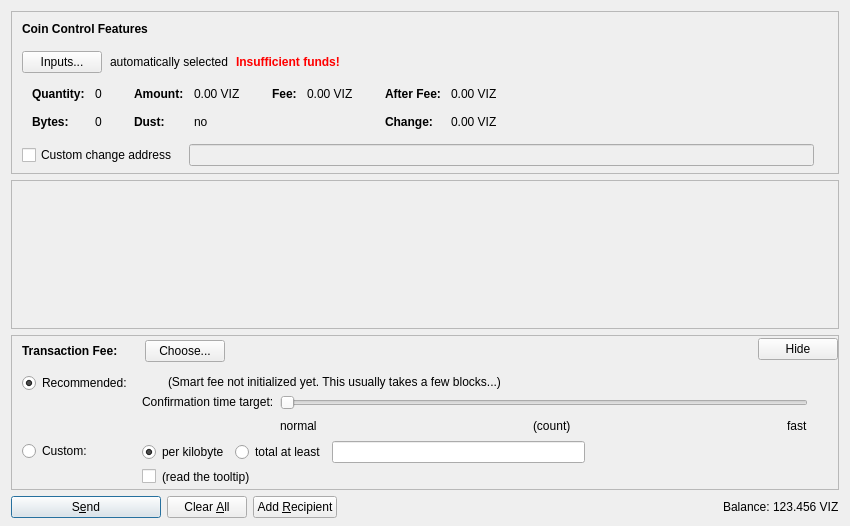
<?xml version="1.0" encoding="UTF-8"?>
<ui version="4.0">
 <class>SendCoinsDialog</class>
 <widget class="QDialog" name="SendCoinsDialog">
  <property name="geometry">
   <rect>
    <x>0</x>
    <y>0</y>
    <width>850</width>
    <height>526</height>
   </rect>
  </property>
  <property name="windowTitle">
   <string>Send Coins</string>
  </property>
  <layout class="QVBoxLayout" name="verticalLayout" stretch="0,1,0,0">
   <property name="bottomMargin">
    <number>8</number>
   </property>
   <item>
    <widget class="QFrame" name="frameCoinControl">
     <property name="sizePolicy">
      <sizepolicy hsizetype="Expanding" vsizetype="Expanding">
       <horstretch>0</horstretch>
       <verstretch>0</verstretch>
      </sizepolicy>
     </property>
     <property name="maximumSize">
      <size>
       <width>16777215</width>
       <height>16777215</height>
      </size>
     </property>
     <property name="frameShape">
      <enum>QFrame::StyledPanel</enum>
     </property>
     <property name="frameShadow">
      <enum>QFrame::Sunken</enum>
     </property>
     <layout class="QVBoxLayout" name="verticalLayoutCoinControl2">
      <property name="spacing">
       <number>0</number>
      </property>
      <property name="leftMargin">
       <number>0</number>
      </property>
      <property name="topMargin">
       <number>0</number>
      </property>
      <property name="rightMargin">
       <number>0</number>
      </property>
      <property name="bottomMargin">
       <number>6</number>
      </property>
      <item>
       <layout class="QVBoxLayout" name="verticalLayoutCoinControl" stretch="0,0,0,0,1">
        <property name="spacing">
         <number>0</number>
        </property>
        <property name="leftMargin">
         <number>10</number>
        </property>
        <property name="topMargin">
         <number>10</number>
        </property>
        <item>
         <layout class="QHBoxLayout" name="horizontalLayoutCoinControl1">
          <property name="bottomMargin">
           <number>15</number>
          </property>
          <item>
           <widget class="QLabel" name="labelCoinControlFeatures">
            <property name="sizePolicy">
             <sizepolicy hsizetype="Preferred" vsizetype="Maximum">
              <horstretch>0</horstretch>
              <verstretch>0</verstretch>
             </sizepolicy>
            </property>
            <property name="font">
             <font>
              <weight>75</weight>
              <bold>true</bold>
             </font>
            </property>
            <property name="styleSheet">
             <string notr="true">font-weight:bold;</string>
            </property>
            <property name="text">
             <string>Coin Control Features</string>
            </property>
           </widget>
          </item>
         </layout>
        </item>
        <item>
         <layout class="QHBoxLayout" name="horizontalLayoutCoinControl2" stretch="0,0,0,0">
          <property name="spacing">
           <number>8</number>
          </property>
          <property name="bottomMargin">
           <number>10</number>
          </property>
          <item>
           <widget class="QPushButton" name="pushButtonCoinControl">
            <property name="styleSheet">
             <string notr="true"/>
            </property>
            <property name="text">
             <string>Inputs...</string>
            </property>
            <property name="autoDefault">
             <bool>false</bool>
            </property>
           </widget>
          </item>
          <item>
           <widget class="QLabel" name="labelCoinControlAutomaticallySelected">
            <property name="text">
             <string>automatically selected</string>
            </property>
            <property name="margin">
             <number>5</number>
            </property>
           </widget>
          </item>
          <item>
           <widget class="QLabel" name="labelCoinControlInsuffFunds">
            <property name="font">
             <font>
              <weight>75</weight>
              <bold>true</bold>
             </font>
            </property>
            <property name="styleSheet">
             <string notr="true">color:red;font-weight:bold;</string>
            </property>
            <property name="text">
             <string>Insufficient funds!</string>
            </property>
            <property name="margin">
             <number>5</number>
            </property>
           </widget>
          </item>
          <item>
           <spacer name="horizontalSpacerCoinControl">
            <property name="orientation">
             <enum>Qt::Horizontal</enum>
            </property>
            <property name="sizeHint" stdset="0">
             <size>
              <width>40</width>
              <height>1</height>
             </size>
            </property>
           </spacer>
          </item>
         </layout>
        </item>
        <item>
         <widget class="QWidget" name="widgetCoinControl" native="true">
          <property name="sizePolicy">
           <sizepolicy hsizetype="Preferred" vsizetype="Preferred">
            <horstretch>0</horstretch>
            <verstretch>0</verstretch>
           </sizepolicy>
          </property>
          <property name="minimumSize">
           <size>
            <width>0</width>
            <height>0</height>
           </size>
          </property>
          <property name="styleSheet">
           <string notr="true"/>
          </property>
          <layout class="QHBoxLayout" name="horizontalLayoutCoinControl5">
           <property name="leftMargin">
            <number>0</number>
           </property>
           <property name="topMargin">
            <number>0</number>
           </property>
           <property name="rightMargin">
            <number>0</number>
           </property>
           <property name="bottomMargin">
            <number>0</number>
           </property>
           <item>
            <layout class="QHBoxLayout" name="horizontalLayoutCoinControl3" stretch="0,0,0,1">
             <property name="spacing">
              <number>20</number>
             </property>
             <property name="topMargin">
              <number>0</number>
             </property>
             <property name="bottomMargin">
              <number>10</number>
             </property>
             <item>
              <layout class="QFormLayout" name="formLayoutCoinControl1">
               <property name="horizontalSpacing">
                <number>10</number>
               </property>
               <property name="verticalSpacing">
                <number>14</number>
               </property>
               <property name="leftMargin">
                <number>10</number>
               </property>
               <property name="topMargin">
                <number>4</number>
               </property>
               <property name="rightMargin">
                <number>6</number>
               </property>
               <item row="0" column="0">
                <widget class="QLabel" name="labelCoinControlQuantityText">
                 <property name="font">
                  <font>
                   <weight>75</weight>
                   <bold>true</bold>
                  </font>
                 </property>
                 <property name="text">
                  <string>Quantity:</string>
                 </property>
                 <property name="margin">
                  <number>0</number>
                 </property>
                </widget>
               </item>
               <item row="0" column="1">
                <widget class="QLabel" name="labelCoinControlQuantity">
                 <property name="cursor">
                  <cursorShape>IBeamCursor</cursorShape>
                 </property>
                 <property name="contextMenuPolicy">
                  <enum>Qt::ActionsContextMenu</enum>
                 </property>
                 <property name="text">
                  <string notr="true">0</string>
                 </property>
                 <property name="margin">
                  <number>0</number>
                 </property>
                 <property name="textInteractionFlags">
                  <set>Qt::LinksAccessibleByMouse|Qt::TextSelectableByKeyboard|Qt::TextSelectableByMouse</set>
                 </property>
                </widget>
               </item>
               <item row="1" column="0">
                <widget class="QLabel" name="labelCoinControlBytesText">
                 <property name="font">
                  <font>
                   <weight>75</weight>
                   <bold>true</bold>
                  </font>
                 </property>
                 <property name="text">
                  <string>Bytes:</string>
                 </property>
                </widget>
               </item>
               <item row="1" column="1">
                <widget class="QLabel" name="labelCoinControlBytes">
                 <property name="cursor">
                  <cursorShape>IBeamCursor</cursorShape>
                 </property>
                 <property name="contextMenuPolicy">
                  <enum>Qt::ActionsContextMenu</enum>
                 </property>
                 <property name="text">
                  <string notr="true">0</string>
                 </property>
                 <property name="textInteractionFlags">
                  <set>Qt::LinksAccessibleByMouse|Qt::TextSelectableByKeyboard|Qt::TextSelectableByMouse</set>
                 </property>
                </widget>
               </item>
              </layout>
             </item>
             <item>
              <layout class="QFormLayout" name="formLayoutCoinControl2">
               <property name="horizontalSpacing">
                <number>10</number>
               </property>
               <property name="verticalSpacing">
                <number>14</number>
               </property>
               <property name="leftMargin">
                <number>6</number>
               </property>
               <property name="topMargin">
                <number>4</number>
               </property>
               <property name="rightMargin">
                <number>6</number>
               </property>
               <item row="0" column="0">
                <widget class="QLabel" name="labelCoinControlAmountText">
                 <property name="font">
                  <font>
                   <weight>75</weight>
                   <bold>true</bold>
                  </font>
                 </property>
                 <property name="text">
                  <string>Amount:</string>
                 </property>
                 <property name="margin">
                  <number>0</number>
                 </property>
                </widget>
               </item>
               <item row="0" column="1">
                <widget class="QLabel" name="labelCoinControlAmount">
                 <property name="cursor">
                  <cursorShape>IBeamCursor</cursorShape>
                 </property>
                 <property name="contextMenuPolicy">
                  <enum>Qt::ActionsContextMenu</enum>
                 </property>
                 <property name="text">
                  <string notr="true">0.00 VIZ</string>
                 </property>
                 <property name="textInteractionFlags">
                  <set>Qt::LinksAccessibleByMouse|Qt::TextSelectableByKeyboard|Qt::TextSelectableByMouse</set>
                 </property>
                </widget>
               </item>
               <item row="1" column="0">
                <widget class="QLabel" name="labelCoinControlLowOutputText">
                 <property name="font">
                  <font>
                   <weight>75</weight>
                   <bold>true</bold>
                  </font>
                 </property>
                 <property name="text">
                  <string>Dust:</string>
                 </property>
                </widget>
               </item>
               <item row="1" column="1">
                <widget class="QLabel" name="labelCoinControlLowOutput">
                 <property name="cursor">
                  <cursorShape>IBeamCursor</cursorShape>
                 </property>
                 <property name="contextMenuPolicy">
                  <enum>Qt::ActionsContextMenu</enum>
                 </property>
                 <property name="text">
                  <string notr="true">no</string>
                 </property>
                 <property name="textInteractionFlags">
                  <set>Qt::LinksAccessibleByMouse|Qt::TextSelectableByKeyboard|Qt::TextSelectableByMouse</set>
                 </property>
                </widget>
               </item>
              </layout>
             </item>
             <item>
              <layout class="QFormLayout" name="formLayoutCoinControl3">
               <property name="horizontalSpacing">
                <number>10</number>
               </property>
               <property name="verticalSpacing">
                <number>14</number>
               </property>
               <property name="leftMargin">
                <number>6</number>
               </property>
               <property name="topMargin">
                <number>4</number>
               </property>
               <property name="rightMargin">
                <number>6</number>
               </property>
               <item row="0" column="0">
                <widget class="QLabel" name="labelCoinControlFeeText">
                 <property name="font">
                  <font>
                   <weight>75</weight>
                   <bold>true</bold>
                  </font>
                 </property>
                 <property name="text">
                  <string>Fee:</string>
                 </property>
                 <property name="margin">
                  <number>0</number>
                 </property>
                </widget>
               </item>
               <item row="0" column="1">
                <widget class="QLabel" name="labelCoinControlFee">
                 <property name="cursor">
                  <cursorShape>IBeamCursor</cursorShape>
                 </property>
                 <property name="contextMenuPolicy">
                  <enum>Qt::ActionsContextMenu</enum>
                 </property>
                 <property name="text">
                  <string notr="true">0.00 VIZ</string>
                 </property>
                 <property name="textInteractionFlags">
                  <set>Qt::LinksAccessibleByMouse|Qt::TextSelectableByKeyboard|Qt::TextSelectableByMouse</set>
                 </property>
                </widget>
               </item>
              </layout>
             </item>
             <item>
              <layout class="QFormLayout" name="formLayoutCoinControl4">
               <property name="horizontalSpacing">
                <number>10</number>
               </property>
               <property name="verticalSpacing">
                <number>14</number>
               </property>
               <property name="leftMargin">
                <number>6</number>
               </property>
               <property name="topMargin">
                <number>4</number>
               </property>
               <property name="rightMargin">
                <number>6</number>
               </property>
               <item row="0" column="0">
                <widget class="QLabel" name="labelCoinControlAfterFeeText">
                 <property name="font">
                  <font>
                   <weight>75</weight>
                   <bold>true</bold>
                  </font>
                 </property>
                 <property name="text">
                  <string>After Fee:</string>
                 </property>
                 <property name="margin">
                  <number>0</number>
                 </property>
                </widget>
               </item>
               <item row="0" column="1">
                <widget class="QLabel" name="labelCoinControlAfterFee">
                 <property name="cursor">
                  <cursorShape>IBeamCursor</cursorShape>
                 </property>
                 <property name="contextMenuPolicy">
                  <enum>Qt::ActionsContextMenu</enum>
                 </property>
                 <property name="text">
                  <string notr="true">0.00 VIZ</string>
                 </property>
                 <property name="textInteractionFlags">
                  <set>Qt::LinksAccessibleByMouse|Qt::TextSelectableByKeyboard|Qt::TextSelectableByMouse</set>
                 </property>
                </widget>
               </item>
               <item row="1" column="0">
                <widget class="QLabel" name="labelCoinControlChangeText">
                 <property name="font">
                  <font>
                   <weight>75</weight>
                   <bold>true</bold>
                  </font>
                 </property>
                 <property name="text">
                  <string>Change:</string>
                 </property>
                </widget>
               </item>
               <item row="1" column="1">
                <widget class="QLabel" name="labelCoinControlChange">
                 <property name="cursor">
                  <cursorShape>IBeamCursor</cursorShape>
                 </property>
                 <property name="contextMenuPolicy">
                  <enum>Qt::ActionsContextMenu</enum>
                 </property>
                 <property name="text">
                  <string notr="true">0.00 VIZ</string>
                 </property>
                 <property name="textInteractionFlags">
                  <set>Qt::LinksAccessibleByMouse|Qt::TextSelectableByKeyboard|Qt::TextSelectableByMouse</set>
                 </property>
                </widget>
               </item>
              </layout>
             </item>
            </layout>
           </item>
          </layout>
         </widget>
        </item>
        <item>
         <layout class="QHBoxLayout" name="horizontalLayoutCoinControl4" stretch="0,0,0">
          <property name="spacing">
           <number>12</number>
          </property>
          <property name="sizeConstraint">
           <enum>QLayout::SetDefaultConstraint</enum>
          </property>
          <property name="topMargin">
           <number>5</number>
          </property>
          <property name="rightMargin">
           <number>5</number>
          </property>
          <item>
           <widget class="QCheckBox" name="checkBoxCoinControlChange">
            <property name="toolTip">
             <string>If this is activated, but the change address is empty or invalid, change will be sent to a newly generated address.</string>
            </property>
            <property name="text">
             <string>Custom change address</string>
            </property>
           </widget>
          </item>
          <item>
           <widget class="QValidatedLineEdit" name="lineEditCoinControlChange">
            <property name="enabled">
             <bool>false</bool>
            </property>
            <property name="sizePolicy">
             <sizepolicy hsizetype="Expanding" vsizetype="Fixed">
              <horstretch>0</horstretch>
              <verstretch>0</verstretch>
             </sizepolicy>
            </property>
           </widget>
          </item>
          <item>
           <widget class="QLabel" name="labelCoinControlChangeLabel">
            <property name="sizePolicy">
             <sizepolicy hsizetype="Preferred" vsizetype="Expanding">
              <horstretch>0</horstretch>
              <verstretch>0</verstretch>
             </sizepolicy>
            </property>
            <property name="minimumSize">
             <size>
              <width>0</width>
              <height>0</height>
             </size>
            </property>
            <property name="text">
             <string/>
            </property>
            <property name="margin">
             <number>3</number>
            </property>
           </widget>
          </item>
         </layout>
        </item>
        <item>
         <spacer name="verticalSpacerCoinControl">
          <property name="orientation">
           <enum>Qt::Vertical</enum>
          </property>
          <property name="sizeHint" stdset="0">
           <size>
            <width>800</width>
            <height>1</height>
           </size>
          </property>
         </spacer>
        </item>
       </layout>
      </item>
     </layout>
    </widget>
   </item>
   <item>
    <widget class="QScrollArea" name="scrollArea">
     <property name="widgetResizable">
      <bool>true</bool>
     </property>
     <widget class="QWidget" name="scrollAreaWidgetContents">
      <property name="geometry">
       <rect>
        <x>0</x>
        <y>0</y>
        <width>830</width>
        <height>104</height>
       </rect>
      </property>
      <layout class="QVBoxLayout" name="verticalLayout_2" stretch="0,1">
       <property name="leftMargin">
        <number>0</number>
       </property>
       <property name="topMargin">
        <number>0</number>
       </property>
       <property name="rightMargin">
        <number>0</number>
       </property>
       <property name="bottomMargin">
        <number>0</number>
       </property>
       <item>
        <layout class="QVBoxLayout" name="entries">
         <property name="spacing">
          <number>6</number>
         </property>
        </layout>
       </item>
       <item>
        <spacer name="verticalSpacer">
         <property name="orientation">
          <enum>Qt::Vertical</enum>
         </property>
         <property name="sizeHint" stdset="0">
          <size>
           <width>20</width>
           <height>40</height>
          </size>
         </property>
        </spacer>
       </item>
      </layout>
     </widget>
    </widget>
   </item>
   <item>
    <widget class="QFrame" name="frameFee">
     <property name="sizePolicy">
      <sizepolicy hsizetype="Expanding" vsizetype="Expanding">
       <horstretch>0</horstretch>
       <verstretch>0</verstretch>
      </sizepolicy>
     </property>
     <property name="maximumSize">
      <size>
       <width>16777215</width>
       <height>16777215</height>
      </size>
     </property>
     <property name="frameShape">
      <enum>QFrame::StyledPanel</enum>
     </property>
     <property name="frameShadow">
      <enum>QFrame::Sunken</enum>
     </property>
     <layout class="QVBoxLayout" name="verticalLayoutFee1">
      <property name="spacing">
       <number>0</number>
      </property>
      <property name="leftMargin">
       <number>0</number>
      </property>
      <property name="topMargin">
       <number>0</number>
      </property>
      <property name="rightMargin">
       <number>0</number>
      </property>
      <property name="bottomMargin">
       <number>0</number>
      </property>
      <item>
       <layout class="QVBoxLayout" name="verticalLayoutFee2" stretch="0,0,0">
        <property name="spacing">
         <number>0</number>
        </property>
        <property name="leftMargin">
         <number>10</number>
        </property>
        <property name="topMargin">
         <number>0</number>
        </property>
        <item>
         <layout class="QHBoxLayout" name="horizontalLayoutFee1">
          <property name="bottomMargin">
           <number>0</number>
          </property>
          <item>
           <layout class="QVBoxLayout" name="verticalLayoutFee7">
            <property name="spacing">
             <number>0</number>
            </property>
            <item>
             <spacer name="verticalSpacerSmartFee">
              <property name="orientation">
               <enum>Qt::Vertical</enum>
              </property>
              <property name="sizeType">
               <enum>QSizePolicy::Fixed</enum>
              </property>
              <property name="sizeHint" stdset="0">
               <size>
                <width>1</width>
                <height>4</height>
               </size>
              </property>
             </spacer>
            </item>
            <item>
             <layout class="QHBoxLayout" name="horizontalLayoutSmartFee">
              <property name="spacing">
               <number>10</number>
              </property>
              <item>
               <widget class="QLabel" name="labelFeeHeadline">
                <property name="sizePolicy">
                 <sizepolicy hsizetype="Preferred" vsizetype="Maximum">
                  <horstretch>0</horstretch>
                  <verstretch>0</verstretch>
                 </sizepolicy>
                </property>
                <property name="font">
                 <font>
                  <weight>75</weight>
                  <bold>true</bold>
                 </font>
                </property>
                <property name="styleSheet">
                 <string notr="true">font-weight:bold;</string>
                </property>
                <property name="text">
                 <string>Transaction Fee:</string>
                </property>
               </widget>
              </item>
              <item>
               <widget class="QLabel" name="labelFeeMinimized">
                <property name="text">
                 <string/>
                </property>
               </widget>
              </item>
              <item>
               <widget class="QPushButton" name="buttonChooseFee">
                <property name="text">
                 <string>Choose...</string>
                </property>
               </widget>
              </item>
             </layout>
            </item>
            <item>
             <spacer name="verticalSpacer_5">
              <property name="orientation">
               <enum>Qt::Vertical</enum>
              </property>
              <property name="sizeHint" stdset="0">
               <size>
                <width>1</width>
                <height>1</height>
               </size>
              </property>
             </spacer>
            </item>
           </layout>
          </item>
          <item>
           <spacer name="horizontalSpacer_4">
            <property name="orientation">
             <enum>Qt::Horizontal</enum>
            </property>
            <property name="sizeHint" stdset="0">
             <size>
              <width>40</width>
              <height>20</height>
             </size>
            </property>
           </spacer>
          </item>
          <item>
           <widget class="QPushButton" name="buttonMinimizeFee">
            <property name="toolTip">
             <string>collapse fee-settings</string>
            </property>
            <property name="text">
             <string>Hide</string>
            </property>
           </widget>
          </item>
         </layout>
        </item>
        <item>
         <widget class="QFrame" name="frameFeeSelection">
          <layout class="QVBoxLayout" name="verticalLayoutFee12">
           <property name="spacing">
            <number>0</number>
           </property>
           <property name="leftMargin">
            <number>0</number>
           </property>
           <property name="topMargin">
            <number>0</number>
           </property>
           <property name="rightMargin">
            <number>0</number>
           </property>
           <property name="bottomMargin">
            <number>0</number>
           </property>
           <item>
            <layout class="QGridLayout" name="gridLayoutFee">
             <property name="topMargin">
              <number>10</number>
             </property>
             <property name="bottomMargin">
              <number>4</number>
             </property>
             <property name="horizontalSpacing">
              <number>10</number>
             </property>
             <property name="verticalSpacing">
              <number>4</number>
             </property>
             <item row="1" column="1">
              <layout class="QVBoxLayout" name="verticalLayoutFee8">
               <property name="spacing">
                <number>6</number>
               </property>
               <item>
                <layout class="QHBoxLayout" name="horizontalLayoutFee13">
                 <item>
                  <widget class="QRadioButton" name="radioCustomPerKilobyte">
                   <property name="toolTip">
                    <string>If the custom fee is set to 1000 satoshis and the transaction is only 250 bytes, then &quot;per kilobyte&quot; only pays 250 satoshis in fee, while &quot;total at least&quot; pays 1000 satoshis. For transactions bigger than a kilobyte both pay by kilobyte.</string>
                   </property>
                   <property name="text">
                    <string>per kilobyte</string>
                   </property>
                   <property name="checked">
                    <bool>true</bool>
                   </property>
                   <attribute name="buttonGroup">
                    <string notr="true">groupCustomFee</string>
                   </attribute>
                  </widget>
                 </item>
                 <item>
                  <widget class="QRadioButton" name="radioCustomAtLeast">
                   <property name="toolTip">
                    <string>If the custom fee is set to 1000 satoshis and the transaction is only 250 bytes, then &quot;per kilobyte&quot; only pays 250 satoshis in fee, while &quot;total at least&quot; pays 1000 satoshis. For transactions bigger than a kilobyte both pay by kilobyte.</string>
                   </property>
                   <property name="text">
                    <string>total at least</string>
                   </property>
                   <attribute name="buttonGroup">
                    <string notr="true">groupCustomFee</string>
                   </attribute>
                  </widget>
                 </item>
                 <item>
                  <widget class="BitcoinAmountField" name="customFee"/>
                 </item>
                 <item>
                  <spacer name="horizontalSpacer_6">
                   <property name="orientation">
                    <enum>Qt::Horizontal</enum>
                   </property>
                   <property name="sizeHint" stdset="0">
                    <size>
                     <width>1</width>
                     <height>1</height>
                    </size>
                   </property>
                  </spacer>
                 </item>
                </layout>
               </item>
               <item>
                <layout class="QHBoxLayout" name="horizontalLayoutFee8">
                 <item>
                  <widget class="QCheckBox" name="checkBoxMinimumFee">
                   <property name="toolTip">
                    <string>Paying only the minimum fee is just fine as long as there is less transaction volume than space in the blocks. But be aware that this can end up in a never confirming transaction once there is more demand for viz transactions than the network can process.</string>
                   </property>
                   <property name="text">
                    <string/>
                   </property>
                  </widget>
                 </item>
                 <item>
                  <widget class="QLabel" name="labelMinFeeWarning">
                   <property name="enabled">
                    <bool>true</bool>
                   </property>
                   <property name="toolTip">
                    <string>Paying only the minimum fee is just fine as long as there is less transaction volume than space in the blocks. But be aware that this can end up in a never confirming transaction once there is more demand for viz transactions than the network can process.</string>
                   </property>
                   <property name="text">
                    <string>(read the tooltip)</string>
                   </property>
                   <property name="margin">
                    <number>5</number>
                   </property>
                  </widget>
                 </item>
                 <item>
                  <spacer name="horizontalSpacer_2">
                   <property name="orientation">
                    <enum>Qt::Horizontal</enum>
                   </property>
                   <property name="sizeHint" stdset="0">
                    <size>
                     <width>1</width>
                     <height>1</height>
                    </size>
                   </property>
                  </spacer>
                 </item>
                </layout>
               </item>
              </layout>
             </item>
             <item row="0" column="0">
              <layout class="QVBoxLayout" name="verticalLayoutFee4" stretch="0,1">
               <item>
                <widget class="QRadioButton" name="radioSmartFee">
                 <property name="text">
                  <string>Recommended:</string>
                 </property>
                 <property name="checked">
                  <bool>true</bool>
                 </property>
                 <attribute name="buttonGroup">
                  <string notr="true">groupFee</string>
                 </attribute>
                </widget>
               </item>
               <item>
                <spacer name="verticalSpacer_2">
                 <property name="orientation">
                  <enum>Qt::Vertical</enum>
                 </property>
                 <property name="sizeHint" stdset="0">
                  <size>
                   <width>1</width>
                   <height>1</height>
                  </size>
                 </property>
                </spacer>
               </item>
              </layout>
             </item>
             <item row="1" column="0">
              <layout class="QVBoxLayout" name="verticalLayoutFee9" stretch="0,1">
               <item>
                <widget class="QRadioButton" name="radioCustomFee">
                 <property name="text">
                  <string>Custom:</string>
                 </property>
                 <attribute name="buttonGroup">
                  <string notr="true">groupFee</string>
                 </attribute>
                </widget>
               </item>
               <item>
                <spacer name="verticalSpacer_6">
                 <property name="orientation">
                  <enum>Qt::Vertical</enum>
                 </property>
                 <property name="sizeHint" stdset="0">
                  <size>
                   <width>1</width>
                   <height>1</height>
                  </size>
                 </property>
                </spacer>
               </item>
              </layout>
             </item>
             <item row="0" column="1">
              <layout class="QVBoxLayout" name="verticalLayoutFee3" stretch="0,0,1">
               <property name="spacing">
                <number>6</number>
               </property>
               <property name="topMargin">
                <number>2</number>
               </property>
               <item>
                <layout class="QHBoxLayout" name="horizontalLayoutFee12">
                 <item>
                  <widget class="QLabel" name="labelSmartFee">
                   <property name="text">
                    <string/>
                   </property>
                   <property name="margin">
                    <number>2</number>
                   </property>
                  </widget>
                 </item>
                 <item>
                  <widget class="QLabel" name="labelFeeEstimation">
                   <property name="text">
                    <string/>
                   </property>
                  </widget>
                 </item>
                 <item>
                  <widget class="QLabel" name="labelSmartFee2">
                   <property name="text">
                    <string>(Smart fee not initialized yet. This usually takes a few blocks...)</string>
                   </property>
                   <property name="margin">
                    <number>2</number>
                   </property>
                  </widget>
                 </item>
                 <item>
                  <spacer name="horizontalSpacer_5">
                   <property name="orientation">
                    <enum>Qt::Horizontal</enum>
                   </property>
                   <property name="sizeHint" stdset="0">
                    <size>
                     <width>1</width>
                     <height>1</height>
                    </size>
                   </property>
                  </spacer>
                 </item>
                </layout>
               </item>
               <item>
                <layout class="QHBoxLayout" name="horizontalLayoutFee9">
                 <item>
                  <layout class="QVBoxLayout" name="verticalLayoutFee6">
                   <item>
                    <widget class="QLabel" name="labelSmartFee3">
                     <property name="text">
                      <string>Confirmation time target:</string>
                     </property>
                     <property name="margin">
                      <number>2</number>
                     </property>
                    </widget>
                   </item>
                   <item>
                    <spacer name="verticalSpacer_3">
                     <property name="orientation">
                      <enum>Qt::Vertical</enum>
                     </property>
                     <property name="sizeHint" stdset="0">
                      <size>
                       <width>1</width>
                       <height>1</height>
                      </size>
                     </property>
                    </spacer>
                   </item>
                  </layout>
                 </item>
                 <item>
                  <layout class="QVBoxLayout" name="verticalLayoutFee5">
                   <property name="rightMargin">
                    <number>30</number>
                   </property>
                   <item>
                    <widget class="QSlider" name="sliderSmartFee">
                     <property name="minimum">
                      <number>0</number>
                     </property>
                     <property name="maximum">
                      <number>23</number>
                     </property>
                     <property name="pageStep">
                      <number>1</number>
                     </property>
                     <property name="value">
                      <number>0</number>
                     </property>
                     <property name="orientation">
                      <enum>Qt::Horizontal</enum>
                     </property>
                     <property name="invertedAppearance">
                      <bool>false</bool>
                     </property>
                     <property name="invertedControls">
                      <bool>false</bool>
                     </property>
                     <property name="tickPosition">
                      <enum>QSlider::NoTicks</enum>
                     </property>
                    </widget>
                   </item>
                   <item>
                    <layout class="QHBoxLayout" name="horizontalLayoutFee10">
                     <item>
                      <widget class="QLabel" name="labelSmartFeeNormal">
                       <property name="text">
                        <string>normal</string>
                       </property>
                      </widget>
                     </item>
                     <item>
                      <spacer name="horizontalSpacer_7">
                       <property name="orientation">
                        <enum>Qt::Horizontal</enum>
                       </property>
                       <property name="sizeHint" stdset="0">
                        <size>
                         <width>40</width>
                         <height>20</height>
                        </size>
                       </property>
                      </spacer>
                     </item>
                     <item>
                      <widget class="QLabel" name="confirmationTargetLabel">
                       <property name="text">
                        <string notr="true">(count)</string>
                       </property>
                      </widget>
                     </item>
                     <item>
                      <spacer name="horizontalSpacer_3">
                       <property name="orientation">
                        <enum>Qt::Horizontal</enum>
                       </property>
                       <property name="sizeHint" stdset="0">
                        <size>
                         <width>40</width>
                         <height>20</height>
                        </size>
                       </property>
                      </spacer>
                     </item>
                     <item>
                      <widget class="QLabel" name="labelSmartFeeFast">
                       <property name="text">
                        <string>fast</string>
                       </property>
                      </widget>
                     </item>
                    </layout>
                   </item>
                  </layout>
                 </item>
                </layout>
               </item>
               <item>
                <spacer name="verticalSpacer_4">
                 <property name="orientation">
                  <enum>Qt::Vertical</enum>
                 </property>
                 <property name="sizeHint" stdset="0">
                  <size>
                   <width>1</width>
                   <height>1</height>
                  </size>
                 </property>
                </spacer>
               </item>
              </layout>
             </item>
            </layout>
           </item>
          </layout>
         </widget>
        </item>
        <item>
         <spacer name="verticalSpacerFee">
          <property name="orientation">
           <enum>Qt::Vertical</enum>
          </property>
          <property name="sizeHint" stdset="0">
           <size>
            <width>800</width>
            <height>1</height>
           </size>
          </property>
         </spacer>
        </item>
       </layout>
      </item>
     </layout>
    </widget>
   </item>
   <item>
    <layout class="QHBoxLayout" name="horizontalLayout">
     <item>
      <widget class="QPushButton" name="sendButton">
       <property name="minimumSize">
        <size>
         <width>150</width>
         <height>0</height>
        </size>
       </property>
       <property name="toolTip">
        <string>Confirm the send action</string>
       </property>
       <property name="text">
        <string>S&amp;end</string>
       </property>
       <property name="icon">
        <iconset resource="../bitcoin.qrc">
         <normaloff>:/icons/send</normaloff>:/icons/send</iconset>
       </property>
       <property name="autoDefault">
        <bool>false</bool>
       </property>
       <property name="default">
        <bool>true</bool>
       </property>
      </widget>
     </item>
     <item>
      <widget class="QPushButton" name="clearButton">
       <property name="sizePolicy">
        <sizepolicy hsizetype="Minimum" vsizetype="Fixed">
         <horstretch>0</horstretch>
         <verstretch>0</verstretch>
        </sizepolicy>
       </property>
       <property name="toolTip">
        <string>Clear all fields of the form.</string>
       </property>
       <property name="text">
        <string>Clear &amp;All</string>
       </property>
       <property name="icon">
        <iconset resource="../bitcoin.qrc">
         <normaloff>:/icons/remove</normaloff>:/icons/remove</iconset>
       </property>
       <property name="autoDefault">
        <bool>false</bool>
       </property>
      </widget>
     </item>
     <item>
      <widget class="QPushButton" name="addButton">
       <property name="toolTip">
        <string>Send to multiple recipients at once</string>
       </property>
       <property name="text">
        <string>Add &amp;Recipient</string>
       </property>
       <property name="icon">
        <iconset resource="../bitcoin.qrc">
         <normaloff>:/icons/add</normaloff>:/icons/add</iconset>
       </property>
       <property name="autoDefault">
        <bool>false</bool>
       </property>
      </widget>
     </item>
     <item>
      <spacer name="horizontalSpacer">
       <property name="orientation">
        <enum>Qt::Horizontal</enum>
       </property>
       <property name="sizeHint" stdset="0">
        <size>
         <width>40</width>
         <height>20</height>
        </size>
       </property>
      </spacer>
     </item>
     <item>
      <layout class="QHBoxLayout" name="horizontalLayout_2">
       <property name="spacing">
        <number>3</number>
       </property>
       <item>
        <widget class="QLabel" name="label">
         <property name="sizePolicy">
          <sizepolicy hsizetype="Preferred" vsizetype="Fixed">
           <horstretch>0</horstretch>
           <verstretch>0</verstretch>
          </sizepolicy>
         </property>
         <property name="text">
          <string>Balance:</string>
         </property>
        </widget>
       </item>
       <item>
        <widget class="QLabel" name="labelBalance">
         <property name="sizePolicy">
          <sizepolicy hsizetype="Preferred" vsizetype="Fixed">
           <horstretch>0</horstretch>
           <verstretch>0</verstretch>
          </sizepolicy>
         </property>
         <property name="cursor">
          <cursorShape>IBeamCursor</cursorShape>
         </property>
         <property name="text">
          <string notr="true">123.456 VIZ</string>
         </property>
         <property name="textInteractionFlags">
          <set>Qt::LinksAccessibleByMouse|Qt::TextSelectableByKeyboard|Qt::TextSelectableByMouse</set>
         </property>
        </widget>
       </item>
      </layout>
     </item>
    </layout>
   </item>
  </layout>
 </widget>
 <customwidgets>
  <customwidget>
   <class>QValidatedLineEdit</class>
   <extends>QLineEdit</extends>
   <header>qvalidatedlineedit.h</header>
  </customwidget>
  <customwidget>
   <class>BitcoinAmountField</class>
   <extends>QLineEdit</extends>
   <header>bitcoinamountfield.h</header>
   <container>1</container>
  </customwidget>
 </customwidgets>
 <resources>
  <include location="../bitcoin.qrc"/>
 </resources>
 <connections/>
 <buttongroups>
  <buttongroup name="groupFee"/>
  <buttongroup name="groupCustomFee"/>
 </buttongroups>
</ui>
